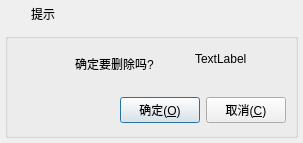
<?xml version="1.0" encoding="UTF-8"?>
<ui version="4.0">
 <class>frmMessageBox</class>
 <widget class="QDialog" name="frmMessageBox">
  <property name="geometry">
   <rect>
    <x>0</x>
    <y>0</y>
    <width>303</width>
    <height>143</height>
   </rect>
  </property>
  <property name="windowTitle">
   <string>提示</string>
  </property>
  <layout class="QVBoxLayout" name="verticalLayout">
   <property name="spacing">
    <number>0</number>
   </property>
   <property name="leftMargin">
    <number>0</number>
   </property>
   <property name="topMargin">
    <number>0</number>
   </property>
   <property name="rightMargin">
    <number>0</number>
   </property>
   <property name="bottomMargin">
    <number>0</number>
   </property>
   <item>
    <widget class="QWidget" name="widget_title" native="true">
     <property name="sizePolicy">
      <sizepolicy hsizetype="Preferred" vsizetype="Fixed">
       <horstretch>0</horstretch>
       <verstretch>0</verstretch>
      </sizepolicy>
     </property>
     <property name="minimumSize">
      <size>
       <width>100</width>
       <height>28</height>
      </size>
     </property>
     <layout class="QHBoxLayout" name="horizontalLayout_2">
      <property name="spacing">
       <number>0</number>
      </property>
      <property name="leftMargin">
       <number>0</number>
      </property>
      <property name="topMargin">
       <number>0</number>
      </property>
      <property name="rightMargin">
       <number>0</number>
      </property>
      <property name="bottomMargin">
       <number>0</number>
      </property>
      <item>
       <widget class="QLabel" name="lab_Ico">
        <property name="sizePolicy">
         <sizepolicy hsizetype="Minimum" vsizetype="Preferred">
          <horstretch>0</horstretch>
          <verstretch>0</verstretch>
         </sizepolicy>
        </property>
        <property name="minimumSize">
         <size>
          <width>31</width>
          <height>0</height>
         </size>
        </property>
        <property name="text">
         <string/>
        </property>
        <property name="alignment">
         <set>Qt::AlignCenter</set>
        </property>
       </widget>
      </item>
      <item>
       <widget class="QLabel" name="lab_Title">
        <property name="sizePolicy">
         <sizepolicy hsizetype="Expanding" vsizetype="Preferred">
          <horstretch>0</horstretch>
          <verstretch>0</verstretch>
         </sizepolicy>
        </property>
        <property name="styleSheet">
         <string notr="true">font: 10pt &quot;微软雅黑&quot;;</string>
        </property>
        <property name="text">
         <string>提示</string>
        </property>
        <property name="alignment">
         <set>Qt::AlignLeading|Qt::AlignLeft|Qt::AlignVCenter</set>
        </property>
       </widget>
      </item>
      <item>
       <widget class="QWidget" name="widget_menu" native="true">
        <property name="sizePolicy">
         <sizepolicy hsizetype="Minimum" vsizetype="Preferred">
          <horstretch>0</horstretch>
          <verstretch>0</verstretch>
         </sizepolicy>
        </property>
        <layout class="QHBoxLayout" name="horizontalLayout">
         <property name="spacing">
          <number>0</number>
         </property>
         <property name="leftMargin">
          <number>0</number>
         </property>
         <property name="topMargin">
          <number>0</number>
         </property>
         <property name="rightMargin">
          <number>0</number>
         </property>
         <property name="bottomMargin">
          <number>0</number>
         </property>
         <item>
          <widget class="QPushButton" name="btnMenu_Close">
           <property name="sizePolicy">
            <sizepolicy hsizetype="Minimum" vsizetype="Expanding">
             <horstretch>0</horstretch>
             <verstretch>0</verstretch>
            </sizepolicy>
           </property>
           <property name="minimumSize">
            <size>
             <width>40</width>
             <height>0</height>
            </size>
           </property>
           <property name="cursor">
            <cursorShape>ArrowCursor</cursorShape>
           </property>
           <property name="focusPolicy">
            <enum>Qt::NoFocus</enum>
           </property>
           <property name="toolTip">
            <string>关闭</string>
           </property>
           <property name="text">
            <string/>
           </property>
           <property name="flat">
            <bool>true</bool>
           </property>
          </widget>
         </item>
        </layout>
       </widget>
      </item>
     </layout>
    </widget>
   </item>
   <item>
    <widget class="QWidget" name="widget_main" native="true">
     <property name="styleSheet">
      <string notr="true">/*
font: 11pt &quot;微软雅黑&quot;;
*/</string>
     </property>
     <layout class="QVBoxLayout" name="verticalLayout_2">
      <property name="spacing">
       <number>5</number>
      </property>
      <property name="leftMargin">
       <number>5</number>
      </property>
      <property name="topMargin">
       <number>5</number>
      </property>
      <property name="rightMargin">
       <number>5</number>
      </property>
      <property name="bottomMargin">
       <number>5</number>
      </property>
      <item>
       <widget class="QGroupBox" name="groupBox">
        <property name="title">
         <string/>
        </property>
        <widget class="QLabel" name="labInfo">
         <property name="geometry">
          <rect>
           <x>70</x>
           <y>10</y>
           <width>211</width>
           <height>41</height>
          </rect>
         </property>
         <property name="text">
          <string>确定要删除吗?</string>
         </property>
         <property name="scaledContents">
          <bool>false</bool>
         </property>
         <property name="wordWrap">
          <bool>true</bool>
         </property>
        </widget>
        <widget class="QWidget" name="layoutWidget">
         <property name="geometry">
          <rect>
           <x>10</x>
           <y>60</y>
           <width>271</width>
           <height>34</height>
          </rect>
         </property>
         <layout class="QHBoxLayout" name="horizontalLayout_3">
          <item>
           <spacer name="horizontalSpacer">
            <property name="orientation">
             <enum>Qt::Horizontal</enum>
            </property>
            <property name="sizeHint" stdset="0">
             <size>
              <width>40</width>
              <height>20</height>
             </size>
            </property>
           </spacer>
          </item>
          <item>
           <widget class="QPushButton" name="btnOk">
            <property name="cursor">
             <cursorShape>PointingHandCursor</cursorShape>
            </property>
            <property name="focusPolicy">
             <enum>Qt::StrongFocus</enum>
            </property>
            <property name="styleSheet">
             <string notr="true"/>
            </property>
            <property name="text">
             <string>确定(&amp;O)</string>
            </property>
            <property name="icon">
             <iconset>
              <normaloff>:/image/update.png</normaloff>:/image/update.png</iconset>
            </property>
            <property name="iconSize">
             <size>
              <width>20</width>
              <height>20</height>
             </size>
            </property>
           </widget>
          </item>
          <item>
           <widget class="QPushButton" name="btnCancel">
            <property name="cursor">
             <cursorShape>PointingHandCursor</cursorShape>
            </property>
            <property name="focusPolicy">
             <enum>Qt::StrongFocus</enum>
            </property>
            <property name="styleSheet">
             <string notr="true"/>
            </property>
            <property name="text">
             <string>取消(&amp;C)</string>
            </property>
            <property name="icon">
             <iconset>
              <normaloff>:/image/close.png</normaloff>:/image/close.png</iconset>
            </property>
            <property name="iconSize">
             <size>
              <width>20</width>
              <height>20</height>
             </size>
            </property>
           </widget>
          </item>
         </layout>
        </widget>
        <widget class="QLabel" name="labIcoMain">
         <property name="geometry">
          <rect>
           <x>10</x>
           <y>10</y>
           <width>45</width>
           <height>45</height>
          </rect>
         </property>
         <property name="sizePolicy">
          <sizepolicy hsizetype="Minimum" vsizetype="Preferred">
           <horstretch>0</horstretch>
           <verstretch>0</verstretch>
          </sizepolicy>
         </property>
         <property name="minimumSize">
          <size>
           <width>31</width>
           <height>0</height>
          </size>
         </property>
         <property name="text">
          <string/>
         </property>
         <property name="alignment">
          <set>Qt::AlignCenter</set>
         </property>
        </widget>
        <widget class="QLabel" name="label">
         <property name="geometry">
          <rect>
           <x>190</x>
           <y>10</y>
           <width>51</width>
           <height>31</height>
          </rect>
         </property>
         <property name="text">
          <string>TextLabel</string>
         </property>
        </widget>
       </widget>
      </item>
     </layout>
    </widget>
   </item>
  </layout>
 </widget>
 <resources/>
 <connections/>
</ui>
